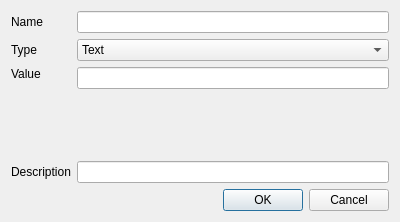
<?xml version="1.0" encoding="UTF-8"?>
<ui version="4.0">
 <class>KeyValueFileTextDialog</class>
 <widget class="QDialog" name="KeyValueFileTextDialog">
  <property name="geometry">
   <rect>
    <x>0</x>
    <y>0</y>
    <width>400</width>
    <height>222</height>
   </rect>
  </property>
  <property name="windowTitle">
   <string>Dialog</string>
  </property>
  <layout class="QFormLayout" name="formLayout">
   <item row="0" column="0">
    <widget class="QLabel" name="label">
     <property name="text">
      <string>Name</string>
     </property>
    </widget>
   </item>
   <item row="0" column="1">
    <widget class="QLineEdit" name="keyEdit"/>
   </item>
   <item row="1" column="0">
    <widget class="QLabel" name="label_3">
     <property name="text">
      <string>Type</string>
     </property>
    </widget>
   </item>
   <item row="1" column="1">
    <widget class="QComboBox" name="typeComboBox">
     <item>
      <property name="text">
       <string>Text</string>
      </property>
     </item>
     <item>
      <property name="text">
       <string>File</string>
      </property>
     </item>
    </widget>
   </item>
   <item row="2" column="0">
    <widget class="QLabel" name="label_2">
     <property name="text">
      <string>Value</string>
     </property>
     <property name="alignment">
      <set>Qt::AlignmentFlag::AlignLeading|Qt::AlignmentFlag::AlignLeft|Qt::AlignmentFlag::AlignTop</set>
     </property>
    </widget>
   </item>
   <item row="2" column="1">
    <widget class="QStackedWidget" name="stackedWidget">
     <property name="currentIndex">
      <number>0</number>
     </property>
     <widget class="QWidget" name="page">
      <layout class="QGridLayout" name="gridLayout">
       <property name="leftMargin">
        <number>0</number>
       </property>
       <property name="topMargin">
        <number>0</number>
       </property>
       <property name="rightMargin">
        <number>0</number>
       </property>
       <property name="bottomMargin">
        <number>0</number>
       </property>
       <property name="spacing">
        <number>0</number>
       </property>
       <item row="0" column="0">
        <widget class="QLineEdit" name="valueTextEdit">
         <property name="alignment">
          <set>Qt::AlignmentFlag::AlignLeading|Qt::AlignmentFlag::AlignLeft|Qt::AlignmentFlag::AlignTop</set>
         </property>
        </widget>
       </item>
       <item row="1" column="0">
        <spacer name="verticalSpacer">
         <property name="orientation">
          <enum>Qt::Orientation::Vertical</enum>
         </property>
         <property name="sizeHint" stdset="0">
          <size>
           <width>20</width>
           <height>40</height>
          </size>
         </property>
        </spacer>
       </item>
      </layout>
     </widget>
     <widget class="QWidget" name="page_2">
      <layout class="QGridLayout" name="gridLayout_3">
       <property name="leftMargin">
        <number>0</number>
       </property>
       <property name="topMargin">
        <number>0</number>
       </property>
       <property name="rightMargin">
        <number>0</number>
       </property>
       <property name="bottomMargin">
        <number>0</number>
       </property>
       <property name="spacing">
        <number>0</number>
       </property>
       <item row="1" column="0">
        <widget class="QLabel" name="filepathLbl">
         <property name="text">
          <string/>
         </property>
         <property name="wordWrap">
          <bool>true</bool>
         </property>
        </widget>
       </item>
       <item row="0" column="0">
        <widget class="QPushButton" name="selectFileBtn">
         <property name="text">
          <string>File...</string>
         </property>
        </widget>
       </item>
      </layout>
     </widget>
    </widget>
   </item>
   <item row="4" column="0" colspan="2">
    <widget class="QDialogButtonBox" name="buttonBox">
     <property name="orientation">
      <enum>Qt::Orientation::Horizontal</enum>
     </property>
     <property name="standardButtons">
      <set>QDialogButtonBox::StandardButton::Cancel|QDialogButtonBox::StandardButton::Ok</set>
     </property>
    </widget>
   </item>
   <item row="3" column="0">
    <widget class="QLabel" name="label_4">
     <property name="text">
      <string>Description</string>
     </property>
    </widget>
   </item>
   <item row="3" column="1">
    <widget class="QLineEdit" name="descriptionEdit"/>
   </item>
  </layout>
 </widget>
 <resources/>
 <connections>
  <connection>
   <sender>buttonBox</sender>
   <signal>accepted()</signal>
   <receiver>KeyValueFileTextDialog</receiver>
   <slot>accept()</slot>
   <hints>
    <hint type="sourcelabel">
     <x>248</x>
     <y>254</y>
    </hint>
    <hint type="destinationlabel">
     <x>157</x>
     <y>274</y>
    </hint>
   </hints>
  </connection>
  <connection>
   <sender>buttonBox</sender>
   <signal>rejected()</signal>
   <receiver>KeyValueFileTextDialog</receiver>
   <slot>reject()</slot>
   <hints>
    <hint type="sourcelabel">
     <x>316</x>
     <y>260</y>
    </hint>
    <hint type="destinationlabel">
     <x>286</x>
     <y>274</y>
    </hint>
   </hints>
  </connection>
 </connections>
</ui>
